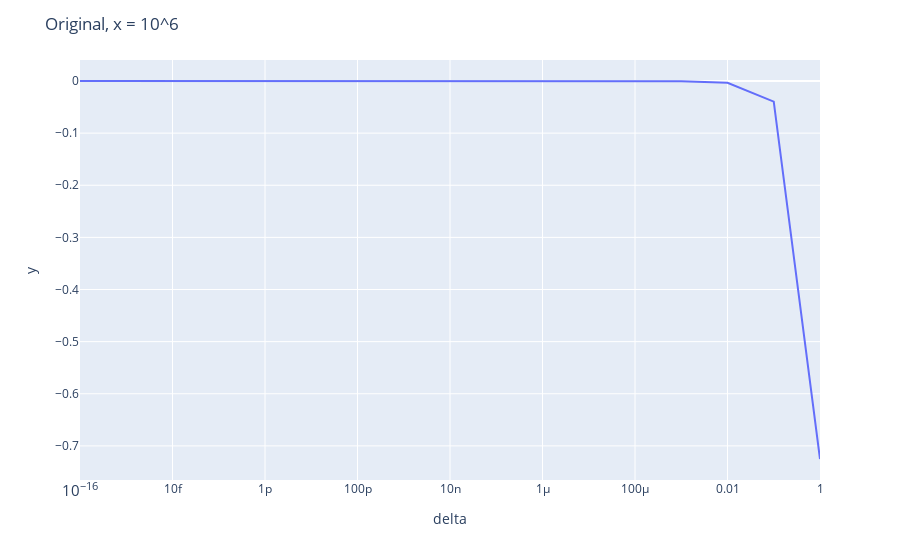

Notebook code for this chart:
### Code cell
fig = px.line(x = delta, y = original2, log_x=True)
fig.update_layout(
    title="Original, x = 10^6",
    xaxis_title="delta",
    yaxis_title="y",
        yaxis = dict(
        showexponent = 'all',
        exponentformat = 'e')
)
fig.show()

### Figure 1 — Plotly figure (JSON) as saved in the notebook; plotly's stock layout.template omitted (floating-point values rounded to 4 significant figures)
{"data": [{"hovertemplate": "x=%{x}<br>y=%{y}<extra></extra>", "legendgroup": "", "line": {"color": "#636efa", "dash": "solid"}, "marker": {"symbol": "circle"}, "mode": "lines", "name": "", "orientation": "v", "showlegend": false, "type": "scatter", "x": [1e-16, 1e-15, 1e-14, 1e-13, 1e-12, 1e-11, 1e-10, 1e-09, 1e-08, 1e-07, 1e-06, 1e-05, 0.0001, 0.001, 0.01, 0.1, 1], "xaxis": "x", "y": [0, 0, 0, 0, 0, 0, -4.074e-11, -3.667e-10, -3.504e-09, -3.5e-08, -3.5e-07, -3.5e-06, -3.5e-05, -0.0003505, -0.003547, -0.03962, -0.7251], "yaxis": "y"}], "layout": {"legend": {"tracegroupgap": 0}, "margin": {"t": 60}, "title": {"text": "Original, x = 10^6"}, "xaxis": {"anchor": "y", "domain": [0, 1], "title": {"text": "delta"}, "type": "log"}, "yaxis": {"anchor": "x", "domain": [0, 1], "exponentformat": "e", "showexponent": "all", "title": {"text": "y"}}}}
